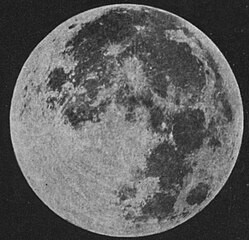
#> input picture stereo/left.jpg, 249 x 240 px, found by its file name
$ python stereo.py
#> lines starting #> are read from the running program, lines starting #| are printed output that depends on the picture
import cv2
import numpy as np

# Load stereo images (left and right)
left_img = cv2.imread(r"C:\Users\DELL\Desktop\github_cv\stereo\left.jpg",
cv2.IMREAD_GRAYSCALE)
#> left_img is the input picture: shape (240, 249); min 1, max 232, mean 95.8
right_img = cv2.imread(r"C:\Users\DELL\Desktop\github_cv\stereo\right.jpg",
cv2.IMREAD_GRAYSCALE)
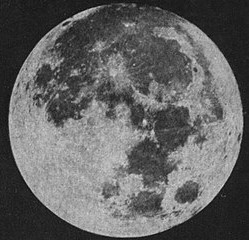
#> input picture stereo/right.jpg, 249 x 240 px, found by its file name
#> right_img is the input picture: shape (240, 249); min 3, max 232, mean 99.7

# Ensure both images are loaded
if left_img is None or right_img is None:
    print("Error: Images not loaded. Check file paths.")
    exit()


# Create Stereo BM (Block Matching) matcher
stereo = cv2.StereoBM_create(numDisparities=16*3, blockSize=15)

# Compute disparity map
disparity = stereo.compute(left_img, right_img)
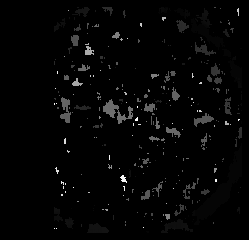
#> disparity: shape (240, 249) int16; min -16, max 752, mean -1; drawn with min black and max white

# Normalize for visualization
depth_map = cv2.normalize(disparity, None, 0, 255, cv2.NORM_MINMAX)
depth_map = np.uint8(depth_map)

# Display the depth map
cv2.imshow("Depth Map", depth_map)
cv2.waitKey(0)
cv2.destroyAllWindows()
